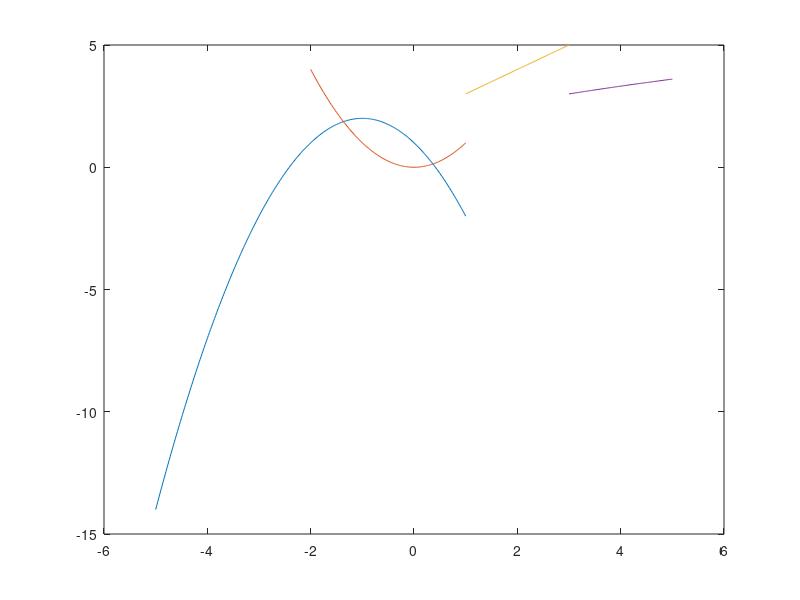

The MATLAB source for this figure:
clc
clear
close all

x=-5:0.02:1;
y=-(x+1).^2+2;
plot(x,y)
hold on
x=-2:0.02:1;
y=x.^2;
plot(x,y)
hold on
x=1:0.02:3;
y=x+2;
plot(x,y)
hold on
x=3:0.02:5;
y=sqrt(2*x+3);
plot(x,y)
hold on

